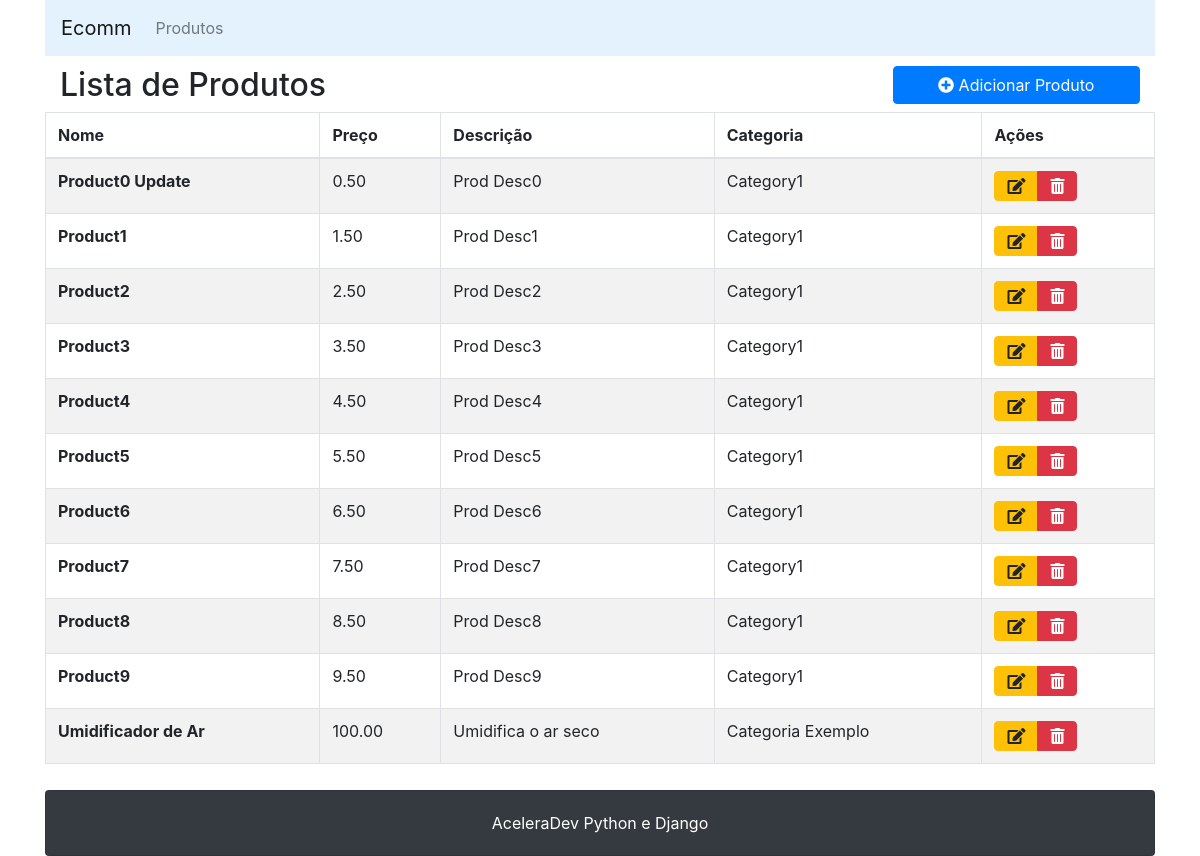
Screenshot of /products/list with the database file from the repository.
### products/models.py (models this page shows, shortened)
class Product(models.Model):
    name = models.CharField('Nome', max_length=100)
    description = models.TextField('Descrição')
    price = models.DecimalField('Preço', max_digits=8, decimal_places=2)
    category = models.ForeignKey(
        Category,
        on_delete=models.deletion.DO_NOTHING,
        related_name='products'
    )

class Category(models.Model):
    name = models.CharField('Nome', max_length=50)
    description = models.TextField('Descrição')
    class Meta:
        verbose_name_plural = 'Categories'

### products/views.py (the view)
# urls.py: path('list', views.list_products, name='list'),
def list_products(request):
    products = Product.objects.all()
    context = {
        'products': products
    }
    return render(request, 'products/list.html', context=context)

### products/templates/products/list.html
{% extends "base.html" %}
{% block content %}
    <div class="row">
        <div class="col-md-9">
             <h2>Lista de Produtos</h2>
        </div>
        <div class="col-md-3">
            <a class="btn btn-primary btn-block" href="{% url 'products:create' %}">
                <i class="fa fa-plus-circle"></i> Adicionar Produto
            </a>
        </div>
        <table class="table table-striped table-bordered">
            <thead>
                <tr>
                    <th>Nome</th>
                    <th>Preço</th>
                    <th>Descrição</th>
                    <th>Categoria</th>
                    <th>Ações</th>
                </tr>
            </thead>
            <tbody>
                {% for product in products %}
                    <tr>
                        <td><b>{{ product.name|capfirst }}</b></td>
                        <td>{{ product.price }}</td>
                        <td>{{ product.description }}</td>
                        <td>{{ product.category.name }}</td>
                        <td>
                            <div class="btn-group" role="group" aria-label="Basic example">
                                <a href="{% url 'products:update' product.pk %}" class="btn btn-warning"><i class="fas fa-edit"></i></a>
                                <a href="{% url 'products:delete' product.pk %}" class="btn btn-danger"><i class="fas fa-trash-alt"></i></a>
                            </div>
                        </td>
                    </tr>
                {% empty %}
                    <tr colspan=5 class="text-center">Não há produtos para serem listados</tr>
                {% endfor %}
            </tbody>
        </table>
    </div>
{% endblock  %}

### products/templates/base.html (shortened to what this page needs)
{% load static %}
<html>
    <link rel="stylesheet" type="text/css" href="{% static 'css/bootstrap.min.css' %}">
    <link rel="stylesheet" type="text/css" href="{% static 'css/custom.css' %}">
    <link rel="stylesheet" type="text/css" href="{% static 'css/font-awesome.min.css' %}">
    <body class="container">
        <nav class="navbar navbar-expand-lg navbar-light" style="background-color: #e3f2fd;">
            <a class="navbar-brand" href="#">Ecomm</a>
          <div class="collapse navbar-collapse" id="navbarSupportedContent">
                <ul class="navbar-nav mr-auto">
                    <li class="nav-item">
                      <a class="nav-link" href="{% url 'products:list' %}">Produtos</a>
                    </li>
                </ul>
            </div>
        </nav>
        <div id="content" class="container">
            {% block content %}{% endblock %}
        </div>
        <div class="card bg-dark text-white text-center">
            <div class="card-body">
                <span class="">AceleraDev Python e Django</span>
            </div>
        </div>
    </body>
</html>

### products/static/css/custom.css (style rules this page uses)
#content { padding-top: 10px; padding-bottom: 10px; }

### rows the page displays
Product: name "Product0 Update", price "0.50", description "Prod Desc0", category.name "Category1"
Product: name "Product1", price "1.50", description "Prod Desc1", category.name "Category1"
Product: name "Product2", price "2.50", description "Prod Desc2", category.name "Category1"
Product: name "Product3", price "3.50", description "Prod Desc3", category.name "Category1"
Product: name "Product4", price "4.50", description "Prod Desc4", category.name "Category1"
Product: name "Product5", price "5.50", description "Prod Desc5", category.name "Category1"
Product: name "Product6", price "6.50", description "Prod Desc6", category.name "Category1"
Product: name "Product7", price "7.50", description "Prod Desc7", category.name "Category1"
Product: name "Product8", price "8.50", description "Prod Desc8", category.name "Category1"
Product: name "Product9", price "9.50", description "Prod Desc9", category.name "Category1"
Product: name "Umidificador de Ar", price "100.00", description "Umidifica o ar seco", category.name "Categoria Exemplo"
